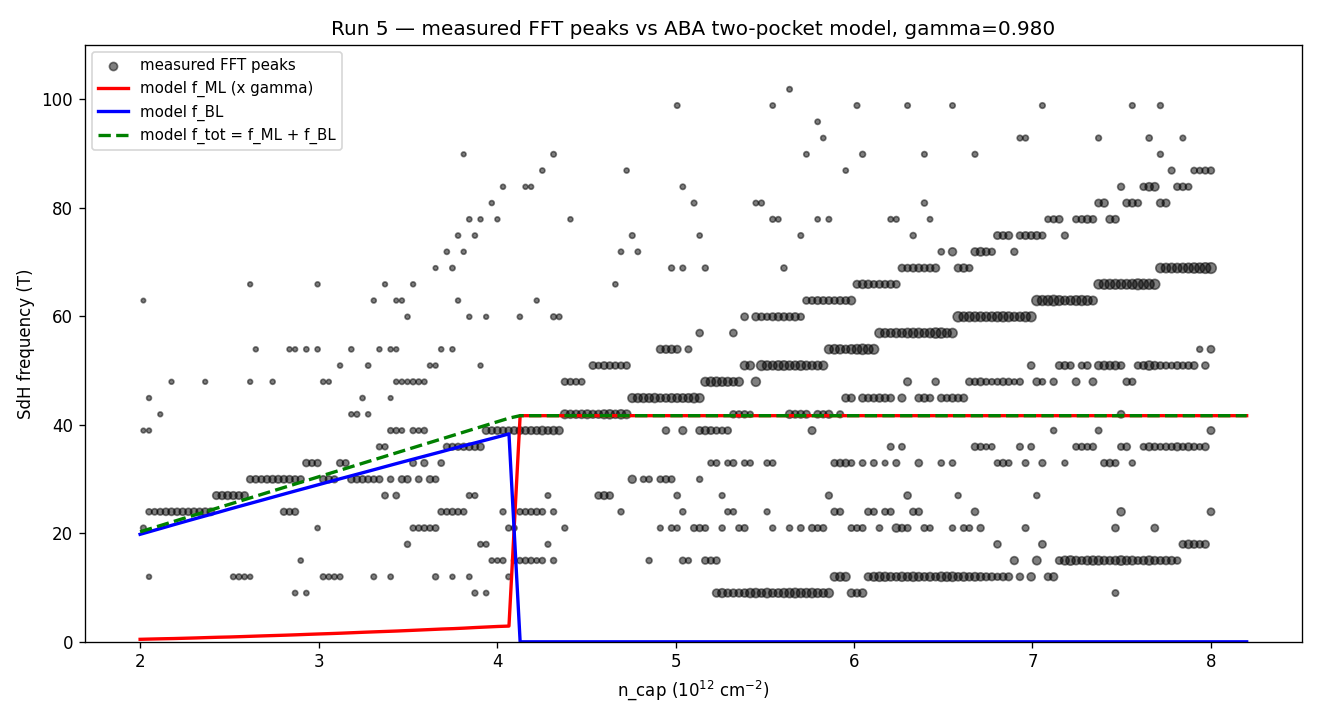

This figure's Python source:
"""ABA two-pocket test: model SdH frequencies vs measured FFT branches (run 5).

B=0 SWMcC H(k) with the ll_spectrum conventions (gamma3=gamma4=0, isotropic):
ML/BL pocket densities vs total n -> predicted f_ML(n), f_BL(n), f_tot(n).
Measured: tracked FFT peaks per n-column. Single global lever-arm gamma:
n_true = gamma * n_cap, fitted by matching f_tot.
"""
import json
import numpy as np
import matplotlib
matplotlib.use("Agg")
import matplotlib.pyplot as plt
import scipy.constants as cst

HBAR, E = cst.hbar, cst.e
A0 = 0.246e-9
g0, g1, g2, g5, delta = 3.1, 0.39, -0.028, 0.01, 0.021
v = np.sqrt(3) / 2 * A0 * (g0 * E) / HBAR

# 6x6 H(k), basis (A1,B1,A2,B2,A3,B3), eV
def bands(k):
    hk = HBAR * v * k / E  # eV
    H = np.zeros((6, 6))
    for s, e0 in [(1, delta), (2, delta), (5, delta)]:  # dimer sites B1,A2,B3
        H[s, s] = e0
    for a, b in [(0, 1), (2, 3), (4, 5)]:               # Dirac in each layer
        H[a, b] = H[b, a] = hk
    H[1, 2] = H[2, 1] = g1
    H[2, 5] = H[5, 2] = g1
    H[0, 4] = H[4, 0] = g2 / 2
    H[1, 5] = H[5, 1] = g5 / 2
    w, vec = np.linalg.eigh(H)
    # mirror parity weight: odd = ML. odd combos: (A1-A3), (B1-B3)
    P = np.zeros((2, 6))
    P[0, 0], P[0, 4] = 1 / np.sqrt(2), -1 / np.sqrt(2)
    P[1, 1], P[1, 5] = 1 / np.sqrt(2), -1 / np.sqrt(2)
    mlw = np.sum(np.abs(P @ vec) ** 2, axis=0)
    return w, mlw

ks = np.linspace(0, 0.6e9, 1200)
Es = np.zeros((len(ks), 6))
MLw = np.zeros((len(ks), 6))
for i, k in enumerate(ks):
    Es[i], MLw[i] = bands(k)

# electron side: for EF grid find k_F per band (bands rising with k)
EFs = np.linspace(0.001, 0.25, 400)
rows = []
for EF in EFs:
    n_ml = n_bl = 0.0
    for b in range(6):
        Eb = Es[:, b]
        if Eb[0] > EF or Eb[-1] < EF:
            # band may dip: find last crossing
            pass
        cross = np.where(np.diff(np.sign(Eb - EF)))[0]
        if len(cross) == 0:
            continue
        kF = ks[cross[-1]]
        dens = kF ** 2 / np.pi  # m^-2, 4-fold (spin x valley)
        if MLw[cross[-1], b] > 0.5:
            n_ml += dens
        else:
            n_bl += dens
    rows.append((n_ml + n_bl, n_ml, n_bl))
rows = np.array(rows)
ntot, nml, nbl = rows.T * 1e-16  # -> 1e12 cm^-2
f_of = lambda n12: 10.34 * n12   # T per 1e12 cm^-2 (4-fold)

# ---- measured branches: track FFT peaks ----
eps0 = 8.8541878128e-12
c_tg = eps0 * 3 / 15.6e-9
NF = 271
m = json.load(open(r"data/5/metadata.json"))
arr = np.loadtxt(r"data/5/data.tsv.gz")
cols = m["columns"]
nr = arr.shape[0] // NF
g = lambda nm: arr[: nr * NF, cols.index(nm)].reshape(nr, NF)
B = g("mag")[:, 0]
n12 = 2 * c_tg * g("DC_bias")[0] / E * 1e-16
I = g("sr0_X") / (-1e6)
R1 = np.abs(g("sr1_X") / I)
sel = (B >= 2.0) & (B <= 6.0)
invB = 1.0 / B[sel]
M = 512
u = np.linspace(invB.min(), invB.max(), M)
freqs = np.fft.rfftfreq(M, u[1] - u[0])
order = np.argsort(invB)
spec = np.zeros((NF, len(freqs)))
for j in range(NF):
    y = np.log10(np.maximum(R1[sel, j], 1))
    yi = np.interp(u, invB[order], y[order])
    yi -= np.polyval(np.polyfit(u, yi, 3), u)
    spec[j] = np.abs(np.fft.rfft(yi * np.hanning(M)))

from scipy.signal import find_peaks
meas = []  # (n_cap, f, amp)
for j in range(NF):
    if n12[j] < 2.0:
        continue
    fsel = (freqs > 4) & (freqs < 110)
    ss = spec[j][fsel]
    ff = freqs[fsel]
    pk, props = find_peaks(ss, prominence=0.12 * ss.max())
    for q in pk:
        meas.append((n12[j], ff[q], ss[q]))
meas = np.array(meas)

# global gamma from the requirement f_low+f_mid ~ f_tot is equivalent to
# matching the STRONG branch to model f_BL — fit gamma by least squares
# against all three branches simultaneously over a gamma grid.
gammas = np.linspace(0.75, 1.2, 91)
best = None
for gam in gammas:
    resid = 0.0
    cnt = 0
    for ncap, f, a in meas:
        ntr = gam * ncap
        i = np.argmin(np.abs(ntot - ntr))
        preds = np.array([f_of(nml[i]), f_of(nbl[i]), f_of(ntot[i])])
        resid += np.min((preds - f) ** 2) * a
        cnt += a
    if best is None or resid / cnt < best[1]:
        best = (gam, resid / cnt)
gam = best[0]
print(f"best global lever-arm gamma = {gam:.3f} (weighted rms {np.sqrt(best[1]):.1f} T)")

fig, ax = plt.subplots(figsize=(11, 6))
sc = ax.scatter(meas[:, 0], meas[:, 1], s=6 + 3 * meas[:, 2], c="k", alpha=0.5,
                label="measured FFT peaks")
ncap_ax = np.linspace(2, 8.2, 100)
ntr = gam * ncap_ax
fml = np.interp(ntr, ntot, f_of(nml))
fbl = np.interp(ntr, ntot, f_of(nbl))
ax.plot(ncap_ax, fml, "r-", lw=2, label="model f_ML (x gamma)")
ax.plot(ncap_ax, fbl, "b-", lw=2, label="model f_BL")
ax.plot(ncap_ax, fml + fbl, "g--", lw=2, label="model f_tot = f_ML + f_BL")
ax.set_xlabel(r"n_cap (10$^{12}$ cm$^{-2}$)")
ax.set_ylabel("SdH frequency (T)")
ax.set_ylim(0, 110)
ax.legend(fontsize=9)
ax.set_title(f"Run 5 — measured FFT peaks vs ABA two-pocket model, gamma={gam:.3f}")
fig.tight_layout()
fig.savefig(r"hera_scratch/run5_pocket_test.png", dpi=120)
print("saved hera_scratch/run5_pocket_test.png")

# pocket-share table
print("\nmodel pocket share along the fit:")
for nc in (3, 4, 5, 6, 7, 8):
    i = np.argmin(np.abs(ntot - gam * nc))
    print(f"  n_cap={nc}: n_true={ntot[i]:.2f}, ML {nml[i]:.2f} ({100*nml[i]/ntot[i]:.0f}%), "
          f"BL {nbl[i]:.2f} -> f_ML {f_of(nml[i]):.1f} T, f_BL {f_of(nbl[i]):.1f} T, "
          f"f_tot {f_of(ntot[i]):.1f} T")
